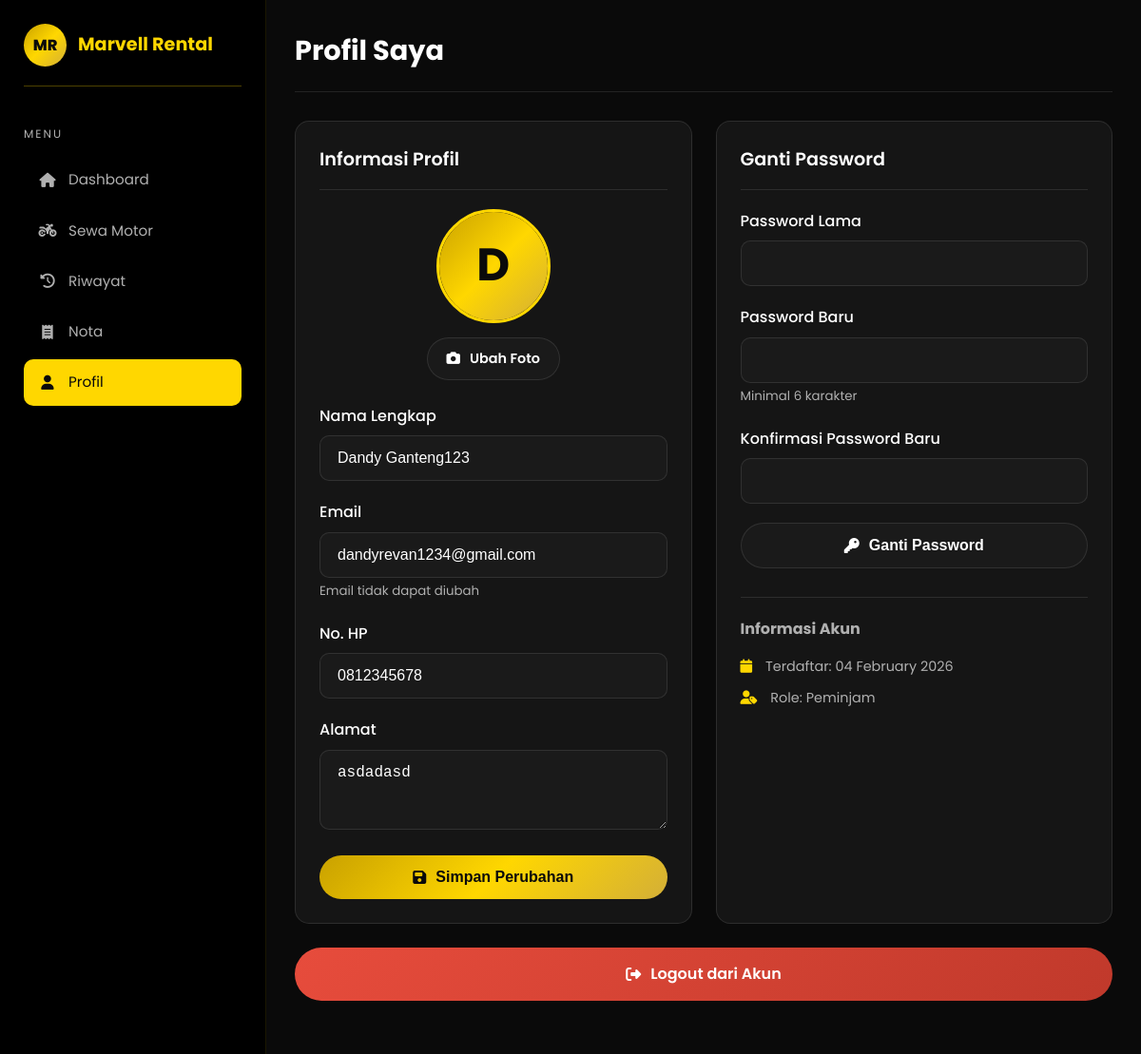
The page /peminjam/profil.php (signed in) on the database its author committed.
### tables this page shows
CREATE TABLE `users` (
  `id` int(11) NOT NULL,
  `nama` varchar(100) NOT NULL,
  `email` varchar(100) NOT NULL,
  `password` varchar(255) NOT NULL,
  `no_hp` varchar(20) DEFAULT NULL,
  `alamat` text DEFAULT NULL,
  `foto` varchar(255) DEFAULT NULL,
  `email_verified` tinyint(1) DEFAULT 0,
  `role` enum('admin','petugas','peminjam') NOT NULL DEFAULT 'peminjam',
  `created_at` timestamp NOT NULL DEFAULT current_timestamp(),
  `updated_at` timestamp NOT NULL DEFAULT current_timestamp() ON UPDATE current_timestamp()
);

### peminjam/profil.php (the view, shortened to what this page needs)
<?php
require_once '../database/koneksi.php';
$stmt = $pdo->prepare("SELECT * FROM users WHERE id = ?");
$stmt->execute([$_SESSION['user_id']]);
$user = $stmt->fetch();
?>
<!DOCTYPE html>
<html lang="id">
<head>
    <link rel="stylesheet" href="https://cdnjs.cloudflare.com/ajax/libs/font-awesome/6.4.0/css/all.min.css">
    <link rel="stylesheet" href="../assets/css/style.css">
</head>
<body>
    <div class="dashboard">
        <aside class="sidebar">
            <div class="sidebar-brand">
                <div class="sidebar-logo">MR</div>
                <span class="sidebar-title">Marvell Rental</span>
            </div>
            <div class="sidebar-menu">
                <p class="sidebar-menu-title">Menu</p>
                <ul class="sidebar-nav">
                    <li><a href="index.php"><i class="fas fa-home"></i> Dashboard</a></li>
                    <li><a href="motor.php"><i class="fas fa-motorcycle"></i> Sewa Motor</a></li>
                    <li><a href="riwayat.php"><i class="fas fa-history"></i> Riwayat</a></li>
                    <li><a href="nota.php"><i class="fas fa-receipt"></i> Nota</a></li>
                    <li><a href="profil.php" class="active"><i class="fas fa-user"></i> Profil</a></li>
                </ul>
            </div>
        </aside>
        <main class="main-content">
            <div class="dashboard-header">
                <h1 class="dashboard-title">Profil Saya</h1>
            </div>
            <div style="display: grid; grid-template-columns: 1fr 1fr; gap: 25px;">
                <div class="card">
                    <div class="card-header">
                        <h3 class="card-title">Informasi Profil</h3>
                    </div>
                    <form method="POST" enctype="multipart/form-data">
                        <div style="text-align: center; margin-bottom: 25px;">
                            <div
                                style="width: 120px; height: 120px; border-radius: 50%; margin: 0 auto 15px; overflow: hidden; border: 3px solid var(--primary);">
                                <?php if ($user['foto'] && file_exists('../assets/images/profiles/' . $user['foto'])): ?>
                                    <img src="../assets/images/profiles/<?= htmlspecialchars($user['foto']) ?>"
                                        alt="Foto Profil" style="width: 100%; height: 100%; object-fit: cover;">
                                <?php else: ?>
                                    <div
                                        style="width: 100%; height: 100%; background: var(--bg-gold); display: flex; align-items: center; justify-content: center; font-size: 3rem; font-weight: 700; color: var(--text-dark);">
                                        <?= strtoupper(substr($user['nama'], 0, 1)) ?>
                                    </div>
                                <?php endif; ?>
                            </div>
                            <label class="btn btn-sm btn-secondary" style="cursor: pointer;">
                                <i class="fas fa-camera"></i> Ubah Foto
                            </label>
                        </div>
                        <div class="form-group">
                            <label class="form-label">Nama Lengkap</label>
                            <input type="text" name="nama" class="form-control"
                                value="<?= htmlspecialchars($user['nama']) ?>" required>
                        </div>
                        <div class="form-group">
                            <label class="form-label">Email</label>
                            <input type="email" class="form-control" value="<?= htmlspecialchars($user['email']) ?>"
                                disabled>
                            <small style="color: var(--text-secondary);">Email tidak dapat diubah</small>
                        </div>
                        <div class="form-group">
                            <label class="form-label">No. HP</label>
                            <input type="tel" name="no_hp" class="form-control"
                                value="<?= htmlspecialchars($user['no_hp'] ?? '') ?>">
                        </div>
                        <div class="form-group">
                            <label class="form-label">Alamat</label>
                            <textarea name="alamat" class="form-control"
                                rows="3"><?= htmlspecialchars($user['alamat'] ?? '') ?></textarea>
                        </div>
                        <button type="submit" class="btn btn-primary btn-block">
                            <i class="fas fa-save"></i> Simpan Perubahan
                        </button>
                    </form>
                </div>
                <div class="card">
                    <div class="card-header">
                        <h3 class="card-title">Ganti Password</h3>
                    </div>
                    <form method="POST">
                        <div class="form-group">
                            <label class="form-label">Password Lama</label>
                            <input type="password" name="current_password" class="form-control" required>
                        </div>
                        <div class="form-group">
                            <label class="form-label">Password Baru</label>
                            <input type="password" name="new_password" class="form-control" required minlength="6">
                            <small style="color: var(--text-secondary);">Minimal 6 karakter</small>
                        </div>
                        <div class="form-group">
                            <label class="form-label">Konfirmasi Password Baru</label>
                            <input type="password" name="confirm_password" class="form-control" required>
                        </div>
                        <button type="submit" class="btn btn-secondary btn-block">
                            <i class="fas fa-key"></i> Ganti Password
                        </button>
                    </form>
                    <div style="margin-top: 30px; padding-top: 20px; border-top: var(--border-light);">
                        <h4 style="font-size: 1rem; margin-bottom: 15px; color: var(--text-secondary);">Informasi Akun
                        </h4>
                        <p style="font-size: 0.9rem; color: var(--text-secondary); margin-bottom: 10px;">
                            <i class="fas fa-calendar" style="color: var(--primary); margin-right: 10px;"></i>
                            Terdaftar:
                            <?= date('d F Y', strtotime($user['created_at'])) ?>
                        </p>
                        <p style="font-size: 0.9rem; color: var(--text-secondary);">
                            <i class="fas fa-user-tag" style="color: var(--primary); margin-right: 10px;"></i>
                            Role:
                            <?= ucfirst($user['role']) ?>
                        </p>
                    </div>
                </div>
            </div>
            <div style="margin-top: 25px;">
                <a href="../auth/logout.php" class="btn btn-block"
                    style="background: linear-gradient(135deg, #e74c3c 0%, #c0392b 100%); color: #fff; padding: 15px; font-size: 1rem;">
                    <i class="fas fa-sign-out-alt"></i> Logout dari Akun
                </a>
            </div>
        </main>
    </div>
    <button class="mobile-menu-btn"><i class="fas fa-bars"></i></button>
</body>
</html>

### assets/css/style.css (style rules this page uses)
:root { --primary: #FFD700; --primary-dark: #C9A100; --primary-light: #FFE44D; --secondary: #D4AF37; --secondary-dark: #996515; --bg-dark: #0a0a0a; --bg-darker: #000000; --bg-light: #1a1a1a; --bg-card: #151515; --bg-gold: linear-gradient(135deg, #C9A100 0%, #FFD700 50%, #D4AF37 100%); --bg-hero: linear-gradient(180deg, #1a1a0a 0%, #2a2510 50%, #1a1505 100%); --text-primary: #FFFFFF; --text-secondary: #B0B0B0; --text-dark: #0a0a0a; --text-gold: #FFD700; --accent-green: #00C853; --accent-red: #FF5252; --accent-orange: #FF9800; --shadow-gold: 0 4px 20px rgba(255, 215, 0, 0.3); --shadow-dark: 0 4px 20px rgba(0, 0, 0, 0.5); --shadow-card: 0 8px 32px rgba(0, 0, 0, 0.4); --border-gold: 1px solid rgba(255, 215, 0, 0.3); --border-light: 1px solid rgba(255, 255, 255, 0.1); --font-main: 'Poppins', 'Segoe UI', sans-serif; --transition: all 0.3s ease; --transition-slow: all 0.5s ease; }
* { margin: 0; padding: 0; box-sizing: border-box; }
html { scroll-behavior: smooth; }
body { font-family: var(--font-main); background: var(--bg-dark); color: var(--text-primary); line-height: 1.6; overflow-x: hidden; }
a { text-decoration: none; color: inherit; transition: var(--transition); }
ul { list-style: none; }
.btn { display: inline-flex; align-items: center; justify-content: center; gap: 10px; padding: 14px 32px; border-radius: 50px; font-size: 1rem; font-weight: 600; cursor: pointer; border: none; transition: var(--transition); }
.btn-primary { background: var(--bg-gold); color: var(--text-dark); }
.btn-secondary { background: var(--bg-light); color: var(--text-primary); border: var(--border-light); }
.btn-sm { padding: 10px 20px; font-size: 0.9rem; }
.btn-block { width: 100%; }
.form-group { margin-bottom: 20px; }
.form-label { display: block; margin-bottom: 8px; font-weight: 500; color: var(--text-primary); }
.form-control { width: 100%; padding: 14px 18px; background: var(--bg-light); border: 1px solid rgba(255, 255, 255, 0.1); border-radius: 10px; color: var(--text-primary); font-size: 1rem; transition: var(--transition); }
.form-control::placeholder { color: var(--text-secondary); }
.dashboard { display: flex; min-height: 100vh; }
.sidebar { width: 280px; background: var(--bg-darker); padding: 25px; position: fixed; top: 0; left: 0; bottom: 0; overflow-y: auto; border-right: 1px solid rgba(255, 215, 0, 0.1); z-index: 100; }
.sidebar-brand { display: flex; align-items: center; gap: 12px; margin-bottom: 40px; padding-bottom: 20px; border-bottom: var(--border-gold); }
.sidebar-logo { width: 45px; height: 45px; background: var(--bg-gold); border-radius: 50%; display: flex; align-items: center; justify-content: center; font-weight: 800; font-size: 16px; color: var(--text-dark); }
.sidebar-title { font-size: 1.2rem; font-weight: 700; color: var(--primary); }
.sidebar-menu { margin-bottom: 30px; }
.sidebar-menu-title { font-size: 0.75rem; text-transform: uppercase; letter-spacing: 2px; color: var(--text-secondary); margin-bottom: 15px; }
.sidebar-nav li { margin-bottom: 5px; }
.sidebar-nav a { display: flex; align-items: center; gap: 12px; padding: 12px 15px; border-radius: 10px; color: var(--text-secondary); font-size: 0.95rem; transition: var(--transition); }
.sidebar-nav a:hover, .sidebar-nav a.active { background: rgba(255, 215, 0, 0.1); color: var(--primary); }
.sidebar-nav a.active { background: var(--primary); color: var(--text-dark); }
.sidebar-nav a i { width: 20px; text-align: center; }
.main-content { flex: 1; margin-left: 280px; padding: 30px; background: var(--bg-dark); min-height: 100vh; }
.dashboard-header { display: flex; align-items: center; justify-content: space-between; margin-bottom: 30px; padding-bottom: 20px; border-bottom: var(--border-light); }
.dashboard-title { font-size: 1.8rem; font-weight: 700; }
.card { background: var(--bg-card); border-radius: 15px; padding: 25px; border: var(--border-light); }
.card-header { display: flex; align-items: center; justify-content: space-between; margin-bottom: 20px; padding-bottom: 15px; border-bottom: var(--border-light); }
.card-title { font-size: 1.2rem; font-weight: 600; }

### rows shown on the page
users: nama "D", nama "Dandy Ganteng123", email "dandyrevan1234@gmail.com", no_hp "0812345678", alamat "asdadasd", created_at "04 February 2026", role "Peminjam"
